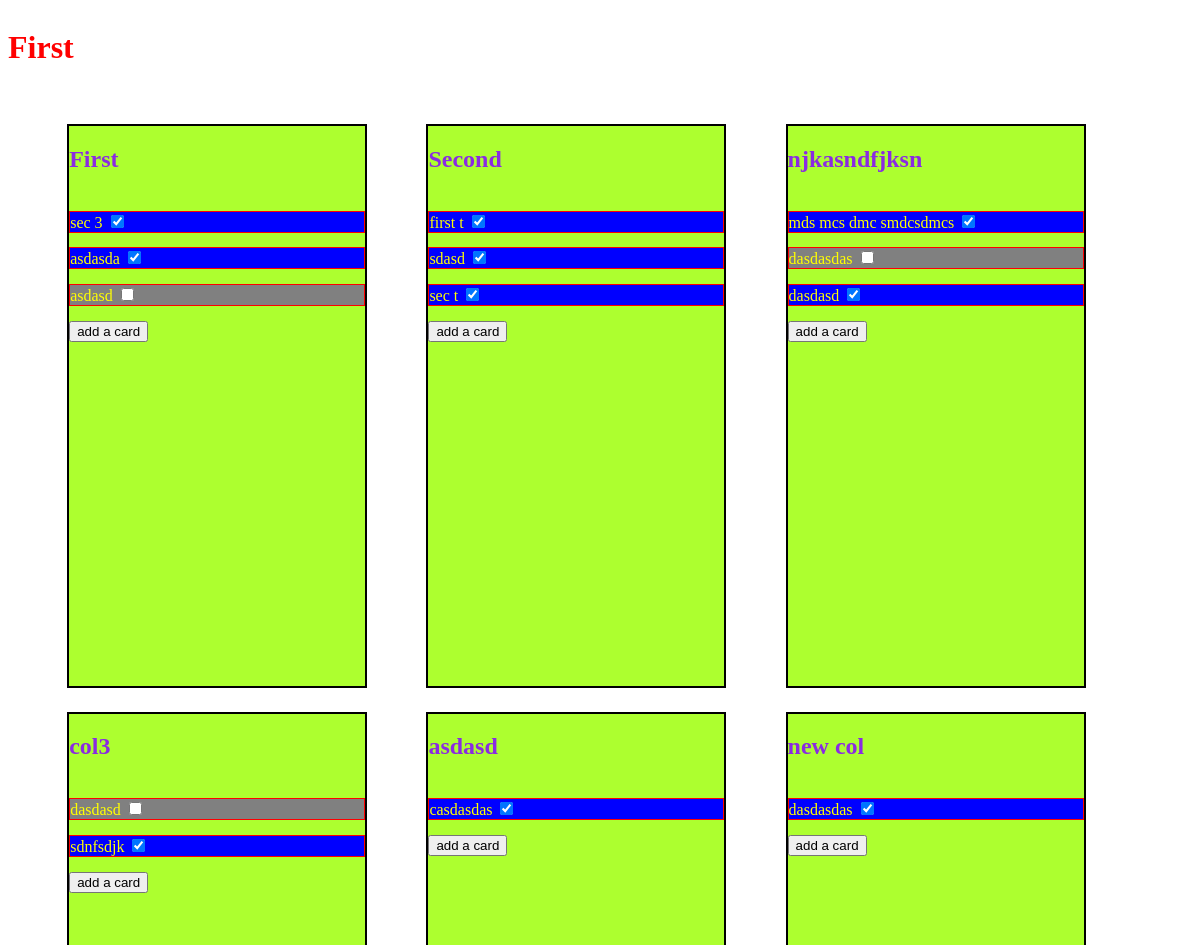
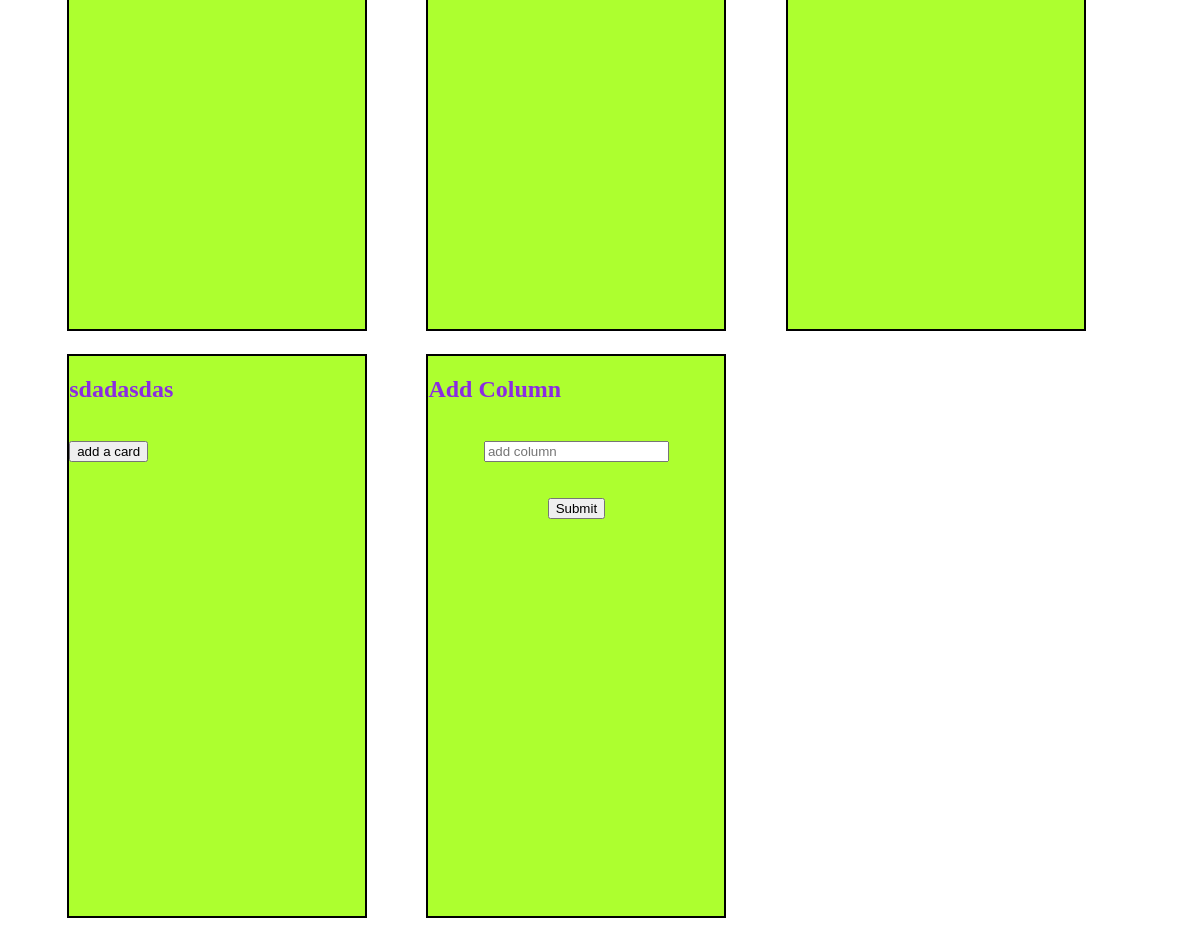
/trello/1/, run on the app's committed database (2 pictures, top to bottom).
### trello/models.py (models this page shows, shortened)
class Board(models.Model):
    board_name = models.CharField(max_length=20)

class Tasklist(models.Model):
    Board = models.ForeignKey(Board, on_delete=models.CASCADE)
    tasklist_name = models.CharField(max_length=20)

class Task(models.Model):
    Tasklist = models.ForeignKey(Tasklist, on_delete=models.CASCADE)
    task_text = models.CharField(max_length=50)
    task_enabled = models.BooleanField(default=True)
    pos_in_list = models.IntegerField(default=0)

### trello/views.py (the view)
# urls.py: path('<int:pk>/', views.BoardView.as_view(), name = 'board'),
class BoardView(generic.DetailView):
    model = Board
    template_name = 'trello/board.html'

### trello/templates/trello/board.html (shortened to what this page needs)
<!DOCTYPE html>
{% load static %}
<html>
    <head>
        <link rel="stylesheet" href="{% static 'trello/board/style.css' %}">
    </head>
    <body>
        <h1> {{ object.board_name }} </h1>
        <br><br>
        {% for tasklist in object.tasklist_set.all %}
        <div class='column' id='col_{{ tasklist.id }}'>
            <h2 class="listName">{{ tasklist.tasklist_name }}</h2><br>
            {% for task in tasklist.task_set.all|dictsort:"pos_in_list" %}
            <div class="task" id='item_{{ task.id }}'>
                {{ task.task_text }}
                <input type="checkbox" class="check" id="check_{{ task.id }}"
                {% if task.task_enabled %}
                    checked
                {% endif %}>
            </div>
            {% endfor %}
            <button class="addTask" id='add_{{ tasklist.id }}'>add a card</button>
        </div>
        {% endfor %}
        <div class="column">
            <h2 class="listName">Add Column</h2>
            <br>
            <div style="text-align:center">
                <input type="text" id="add_col" placeholder="add column">
                <br><br><br>
                <button id="sub_col">Submit</button>
            </div>
        </div>
    </body>
</html>

### trello/static/trello/board/style.css (style rules this page uses)
html, body { overflow-x: scroll; width: 100hh; }
h1 { color: red; }
.listName { color: blueviolet; }
.column { border: 2px solid black; width: 25%; height: 70vh; float: left; margin-left: 5%; margin-bottom: 2%; background-color: greenyellow; overflow-y: scroll; }
.task { margin-bottom: 5%; border: 1px solid red; color: yellow; background-color: blue }

### data on the page
Board: board_name "First"
Tasklist: tasklist_name "First"
Task: task_text "sec 3", task_enabled "☑"
Task: task_text "asdasda", task_enabled "☑"
Task: task_text "asdasd"
Tasklist: tasklist_name "Second"
Task: task_text "first t", task_enabled "☑"
Task: task_text "sdasd", task_enabled "☑"
Task: task_text "sec t", task_enabled "☑"
Tasklist: tasklist_name "njkasndfjksn"
Task: task_text "mds mcs dmc smdcsdmcs", task_enabled "☑"
Task: task_text "dasdasdas"
Task: task_text "dasdasd", task_enabled "☑"
Tasklist: tasklist_name "col3"
Task: task_text "dasdasd"
Task: task_text "sdnfsdjk", task_enabled "☑"
Tasklist: tasklist_name "asdasd"
Task: task_text "casdasdas", task_enabled "☑"
Tasklist: tasklist_name "new col"
Task: task_text "dasdasdas", task_enabled "☑"
Tasklist: tasklist_name "sdadasdas"
